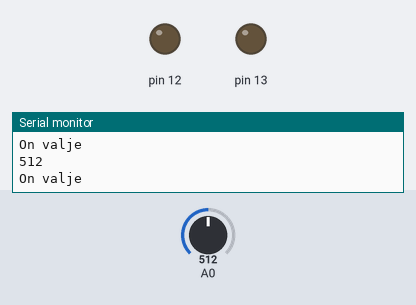
The sketch below on a simulated Arduino Uno, built with avr-gcc and run on an emulated ATmega328P. Parts: output pins drawn as LEDs (lit = HIGH), the last lines printed to the serial monitor. The inputs (shaded band) are chosen by the test bench; at power-on: A0 = 512.

Above: at 1.8 s.
1.9 s: A0 set to 464
3.4 s: A0 set to 441
At 5.2 s:
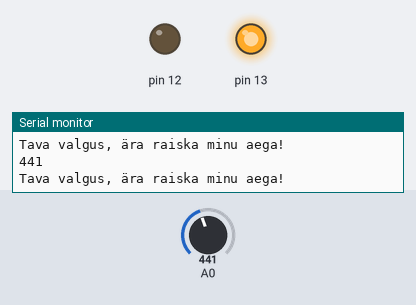
5.5 s: A0 set to 237
7.2 s: A0 set to 213
At 8.3 s:
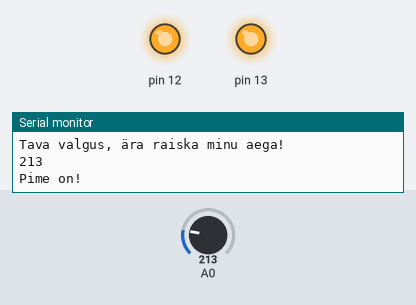
9.5 s: A0 set to 239
At 11.0 s:
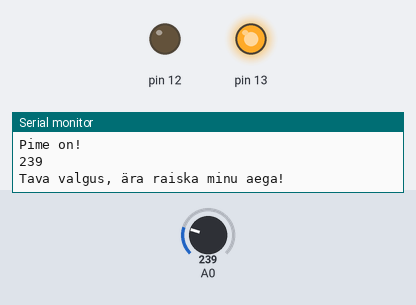
11.5 s: A0 set to 219
At 12.6 s:
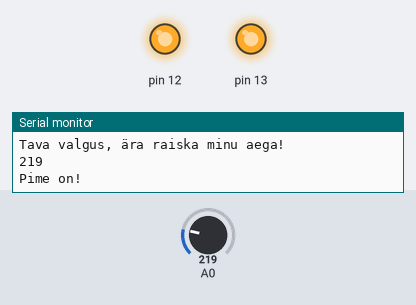
Timing chart, 0 to 14.5 s (numbered marks = the images above; inputs shaded):
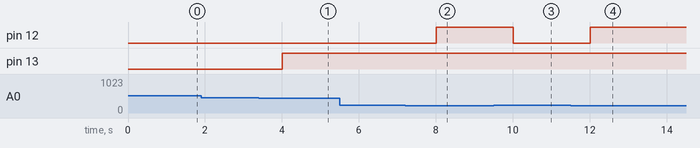

The sketch:

4_tuled_pimeduses1_1_.ino
```cpp
int light = 0; // hoiustab praegune valguse tase
// https://projecthub.arduino.cc/DCamino/ambient-light-sensor-using-photo-resistor-and-led-lights-79c2ed
// https://www.tinkercad.com/things/74HmcGsVcdK/editel?returnTo=%2Fdashboard
void setup() {
    Serial.begin(9600);
    pinMode(13, OUTPUT);
    pinMode(12, OUTPUT);
}

void  loop() {
    light = analogRead(A0);  // loeb ja salvestab asju PR seest

    Serial.println(light); // prindib praeguse valguse taseme

    if(light > 450) { // Kui on valge
        Serial.println("On valje");
        digitalWrite(13,LOW); // lülita vasakpoolne LED välja
        digitalWrite(12,LOW);  // lülita parempoole LED välja
    }
    else if(light > 229 && light < 451) { // Kui on tavaline valgus
        Serial.println("Tava valgus, ära raiska minu aega!");
       digitalWrite(13, HIGH); // lülita vasakpoolne LED peale
       digitalWrite(12,LOW);  // lülita parempoole LED välja
    }
    else { // Kui on pime
        Serial.println("Pime on!");
        digitalWrite(13,HIGH); // lülita vasakpoolne LED tööle
        digitalWrite(12,HIGH);  // lülita parempoolne LED tööle
    }
    delay(1000); // ära spämmi raisk
}
```

Measured:
- the behaviour switches between 451 and 450 on A0 (found by bisection; images 0 and 1)
- the behaviour switches between 230 and 229 on A0 (found by bisection; images 1 and 2)
- after the input at 3.4 s, pin 13: LOW → HIGH after 0.60 s
- after the input at 7.2 s, pin 12: LOW → HIGH after 0.80 s
- after the input at 9.5 s, pin 12: HIGH → LOW after 0.51 s
- after the input at 11.5 s, pin 12: LOW → HIGH after 0.51 s
